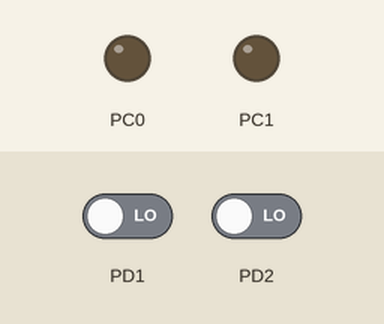
A program run on a simulated ATmega328P, built with avr-gcc and emulated at 16 MHz. Parts: output pins drawn as LEDs (lit = HIGH). Inputs (shaded band) come from the test bench; at power-on: PD1 LOW, PD2 LOW.

Above: at 1.2 s.
1.3 s: PD1 driven HIGH
At 2.5 s:
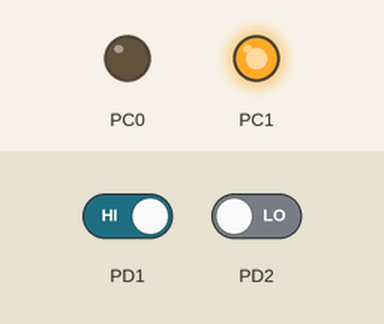
2.8 s: PD2 driven HIGH
At 3.6 s:
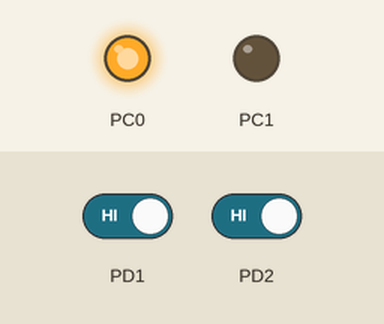
4.3 s: PD2 driven LOW
At 4.8 s:
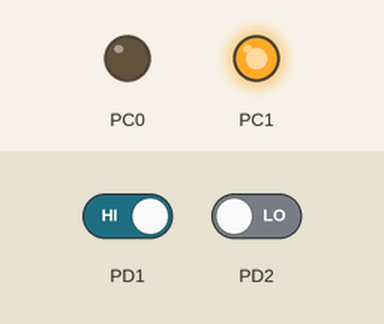
5.8 s: PD1 driven LOW
At 7.1 s:
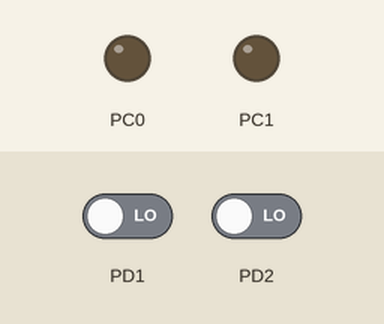
Timing chart, 0 to 8.3 s (numbered marks = the images above; inputs shaded):
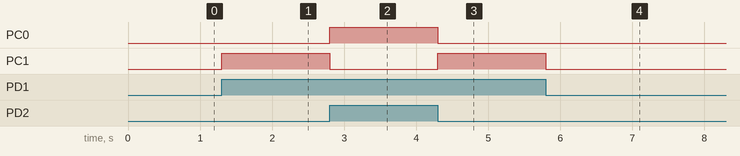

Measured:
- after the input at 1.3 s, PC1: LOW → HIGH at once
- after the input at 2.8 s, PC0: LOW → HIGH at once; PC1: HIGH → LOW at once
- after the input at 4.3 s, PC0: HIGH → LOW at once; PC1: LOW → HIGH at once
- after the input at 5.8 s, PC1: HIGH → LOW at once

The program:

main.c
```c
//WAP to rotate a DC motor clockwise when one switch is pressed, and anticlockwise when
//another switch is pressed. The motor should remain stationary when neither of the
//switches is pressed.

#define F_CPU 16000000UL

#include <avr/io.h>

void configure();
void cw();
void acw();
void reset();

int main(void)
{
	configure();
	reset();

	while (1)
	{
		if(PIND&(1<<PIND2)) //if PD2 is pressed
			cw();
		else if(PIND&(1<<PIND1)) //if PD1 is pressed
			acw();
		else //if neither PD1 nor PD2 is pressed
			reset();

	}
}

void configure() {
	DDRC |= 1<<DDC0; //assign PC0 as output
	DDRC |= 1<<DDC1; //assign PC1 as output
	DDRD &= ~(1<<DDD2); //assign PD2 as input
	DDRD &= ~(1<<DDD1); //assign PD1 as input
}

void cw() {
	PORTC |= 1<<PORTC0; //set PORTC0
	PORTC &= ~(1<<PORTC1); //reset PORTC1
}

void acw() {
	PORTC &= ~(1<<PORTC0); //reset PORTC0
	PORTC |= 1<<PORTC1; //set PORTC1
}

void reset() {
	PORTC &= ~(1<<PORTC0); //reset PORTC0
	PORTC &= ~(1<<PORTC1); //reset PORTC1
}
```
